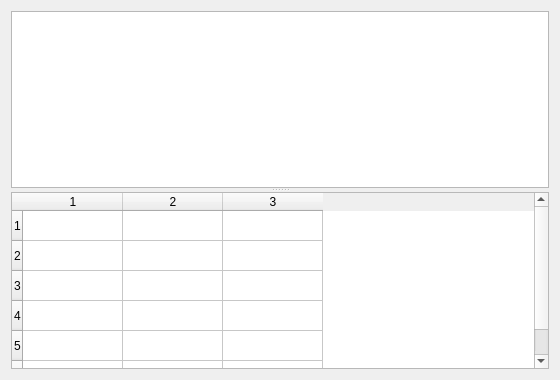
<?xml version="1.0" encoding="UTF-8"?>
<ui version="4.0"><class>Dialog</class><widget class="QDialog" name="Dialog"><property name="geometry"><rect><x>0</x><y>0</y><width>560</width><height>380</height></rect></property><property name="windowTitle"><string>#121 mixed/206_splitter_v</string></property><layout class="QVBoxLayout" name="verticalLayout"><property name="leftMargin"><number>11</number></property><property name="topMargin"><number>11</number></property><property name="rightMargin"><number>11</number></property><property name="bottomMargin"><number>11</number></property><property name="spacing"><number>6</number></property><item><widget class="QSplitter" name="splitter"><property name="orientation"><enum>Qt::Orientation::Vertical</enum></property><widget class="QListWidget" name="topList"></widget><widget class="QTableWidget" name="bottomTable"><property name="rowCount"><number>6</number></property><property name="columnCount"><number>3</number></property></widget></widget></item></layout></widget></ui>
